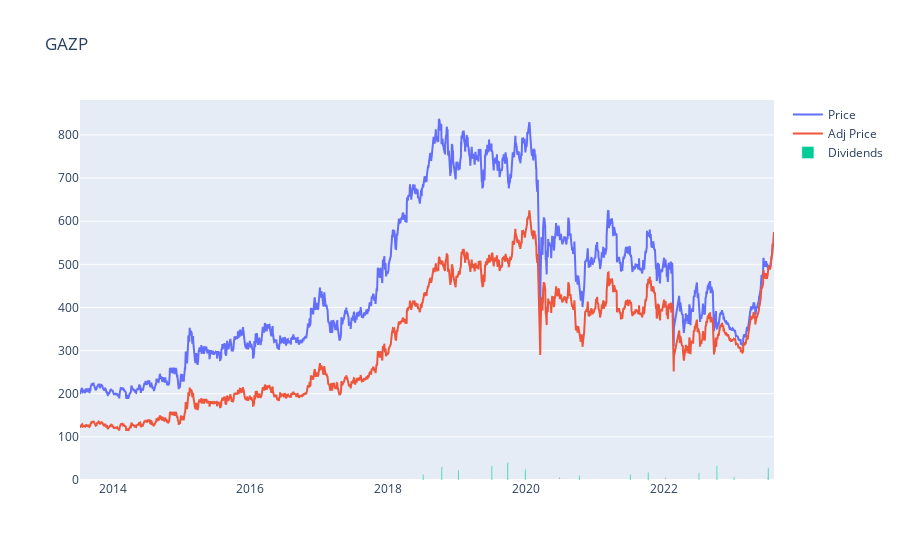

The notebook cell saved with this chart:
### Code cell
import plotly.graph_objects as go

fig = go.Figure()

fig.update_layout(title = 'GAZP')
fig.add_trace(go.Scatter(x = data.index, y = data['CLOSE'],
                    mode='lines',
                    name='Price'))
fig.add_trace(go.Scatter(x = data.index, y = data['ADJ_CLOSE'],
                    mode='lines',
                    name='Adj Price'))
fig.add_trace(go.Bar(x = divs['registryclosedate'], y = divs['value'],
                    name = 'Dividends',
                    text = divs['value'], 
                    textposition = 'outside'))

fig.show()

### Figure 1 — Plotly figure (JSON) as saved in the notebook; plotly's stock layout.template omitted (floating-point values rounded to 4 significant figures; data arrays with more than 128 entries replaced by an {"elided": "..."} marker saying what was removed)
{"data": [{"mode": "lines", "name": "Price", "type": "scatter", "x": {"elided": "2516 str values"}, "y": {"elided": "2516 float values"}}, {"mode": "lines", "name": "Adj Price", "type": "scatter", "x": {"elided": "2516 str values"}, "y": {"elided": "2516 float values"}}, {"name": "Dividends", "text": [12.16, 30.27, 22.26, 32.38, 40.11, 24.36, 0, 9.94, 12.3, 16.52, 0, 16.14, 32.71, 6.86, 0, 27.71], "textposition": "outside", "type": "bar", "x": ["2018-07-06T00:00:00", "2018-10-12T00:00:00", "2019-01-09T00:00:00", "2019-07-05T00:00:00", "2019-09-27T00:00:00", "2019-12-30T00:00:00", "2020-06-30T00:00:00", "2020-10-12T00:00:00", "2021-07-09T00:00:00", "2021-10-12T00:00:00", "2022-01-10T00:00:00", "2022-07-08T00:00:00", "2022-10-11T00:00:00", "2023-01-10T00:00:00", "2023-07-04T00:00:00", "2023-07-11T00:00:00"], "y": [12.16, 30.27, 22.26, 32.38, 40.11, 24.36, 0, 9.94, 12.3, 16.52, 0, 16.14, 32.71, 6.86, 0, 27.71]}], "layout": {"title": {"text": "GAZP"}}}
